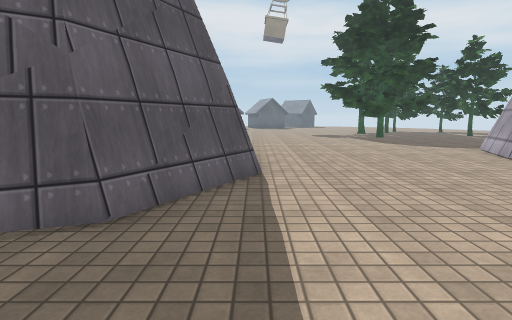
[1] (above)

18 first-person views from a walk through a Unity game level. The camera is 1.3 m above the floor, tilts 8° down and sees 80° across. The floor is counted in squares, 1 m on a side. Each view is taken from the middle of a square. On the plan, view 1 faces up. The plan holds only what a view shows up to about 14 squares ahead; the rest is blank. The place goes on beyond the plan. Surface patterns are stand-ins for the level's own textures.

[2]
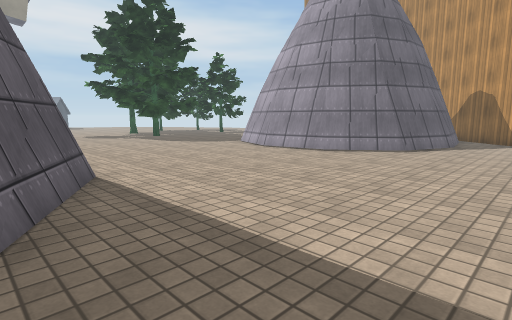

[3]
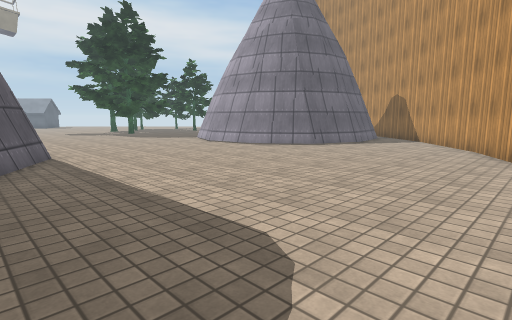

[4]
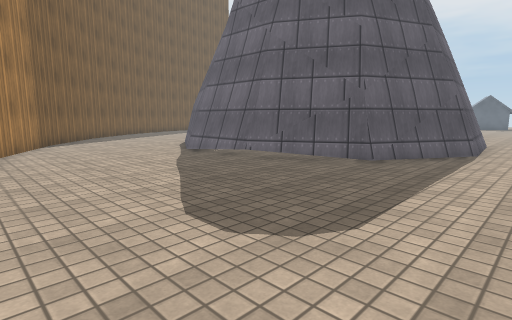

[5]
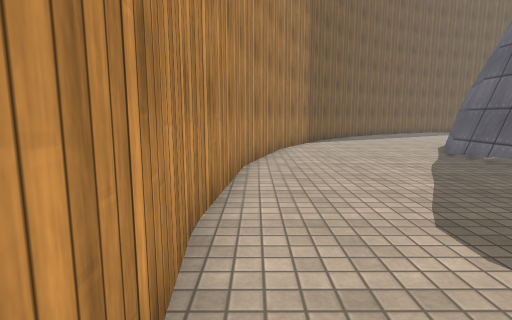

[6]
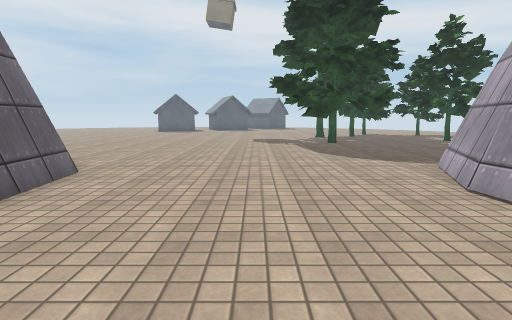

[7]
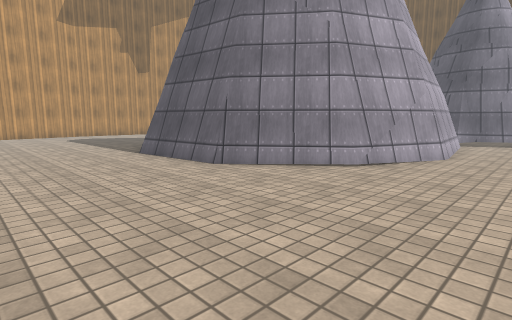

[8]
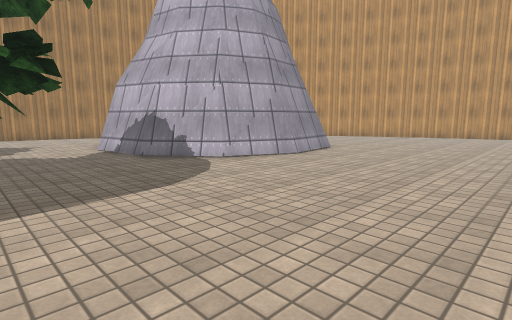

[9]
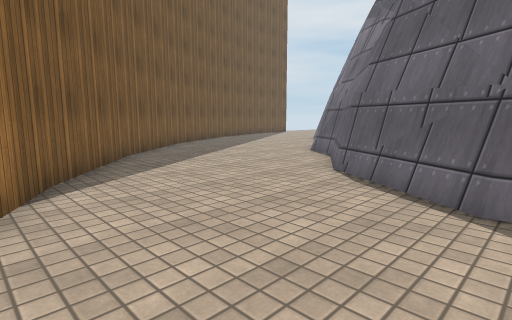

[10]
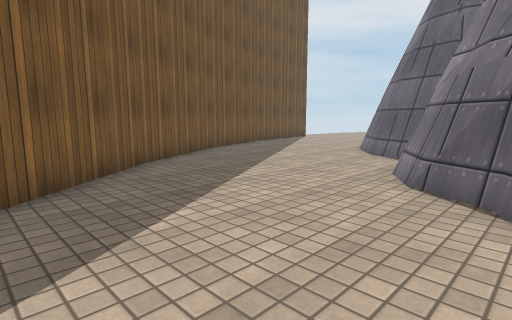

[11]
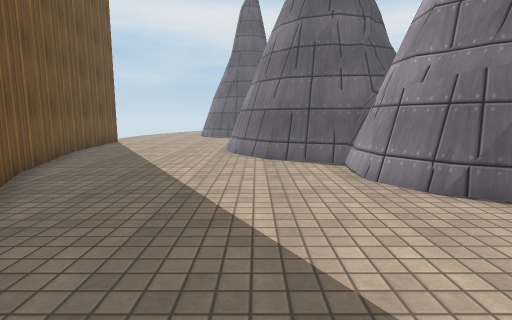

[12]
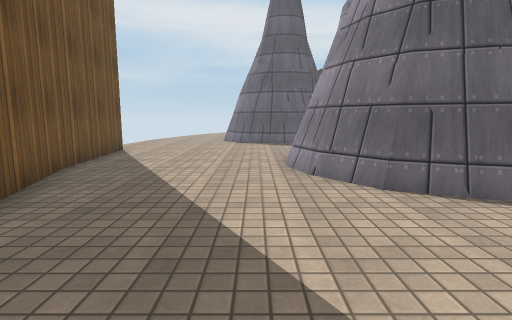

[13]
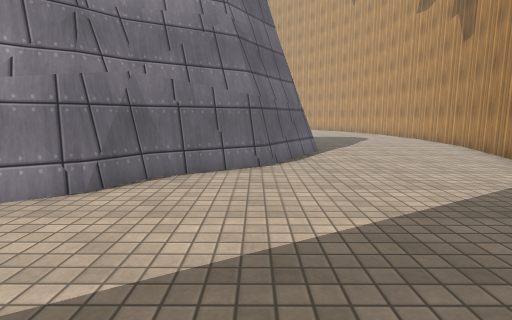

[14]
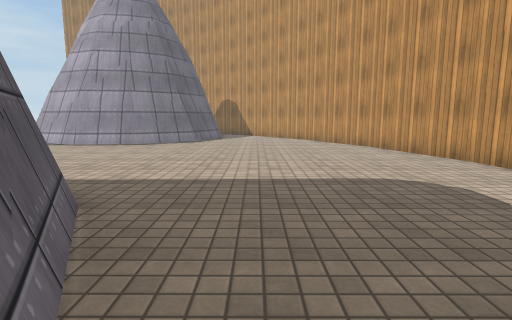

[15]
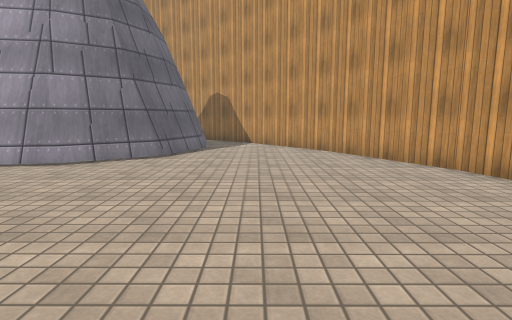

[16]
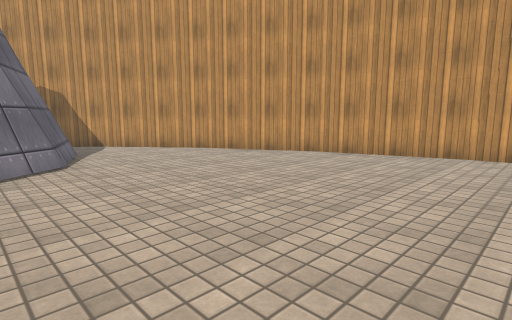

[17]
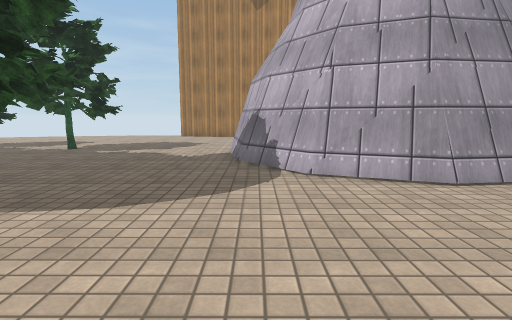

[18]
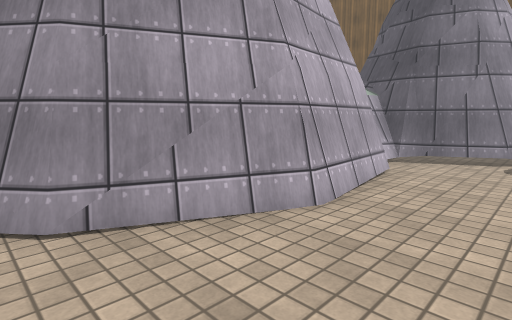

### Floor plan
Key: @ floor where view 1 was taken; # wall or solid block; . floor; = window, fence, low wall or low ledge; T tree.
Columns run from 25 left of view 1 to 14 right of it. Each row starts with its distance up from view 1.
 18 #......          ..............TT T.....
 17 #......     #...................TT......
 16 #.....      ##..........................
 15 #.....#      #. ######..................
 14 #.....##     ##     ###...............##
 13 #.....##              ##...........#####
 12 ##.....###             ##.........###
 11  #......###             #=........#
 10  #........#             ##.......##
  9  #.......=#             ##.......##
  8  ##.......##            ##.......##
  7   #.......###           ##.......##
  6   ##........#           #.........##
  5    ##.......##         ##.........###
  4     #........##       ##...........#####
  3     ##........###   ###..............==.
  2      ##.........#####...................
  1       ##................................
  0        ##................@.............#
 -1         ##............................##
 -2          ###........................###
 -3            ###....................###
 -4              ###................###
 -5                #####........#####
 -6                    ##########

Where each view was taken, in squares from view 1:
view 1: 0 up, 0 right, facing up
view 2: 0 up, 2 left, facing up-right
view 3: 4 down, 2 left, facing up-right
view 4: 5 down, 2 right, facing up-left
view 5: 5 down, 2 right, facing left
view 6: 4 up, 4 right, facing up
view 7: 18 up, 5 right, facing down-left
view 8: 18 up, 1 right, facing down-right
view 9: 3 down, 8 left, facing up-left
view 10: 1 up, 13 left, facing up-left
view 11: 2 up, 18 left, facing up
view 12: 6 up, 20 left, facing up
view 13: 4 up, 20 left, facing right
view 14: 1 up, 6 left, facing right
view 15: 1 up, 0 right, facing right
view 16: 6 up, 1 right, facing down-right
view 17: 13 up, 2 right, facing right
view 18: 18 up, 2 left, facing down-left
